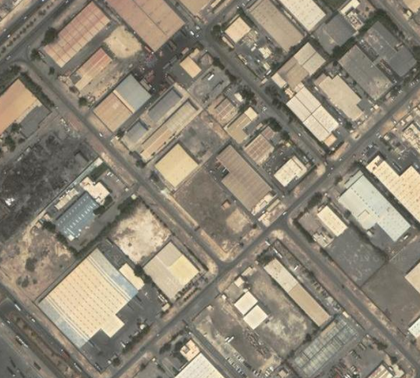
%> input picture Dubai_4.png, 420 x 378 px, shrunk from 698 x 628 before the run
$ octave filtering.m   (GNU Octave 9; MATLAB toolbox functions it lacks are replaced by stand-ins)
%> lines starting %> are read from the running program, lines starting %| are printed output that depends on the picture; in (x1, y1, x2, y2) boxes, pixels count from 0 and x2, y2 are one past the last pixel; in counts of white or black regions, pixels touching at a corner belong together; the program's own positions count from 1
### colorsplit.m
% shows intensity distribution on different color layers
% second arg is title for figure

function colorsplit = colorsplit( image, fig_name )

dummy = zeros( size( image(:,:,1) ) );

figure( 'Name', fig_name )
% images

subplot(231)
imshow( cat( 3, image(:,:,1), dummy, dummy ) )
title( 'Red' )
subplot(232)
imshow( cat( 3, dummy, image(:,:,2), dummy ) )
title( 'Green' )
subplot(233)
imshow( cat( 3, dummy, dummy, image(:,:,3) ) )
title( 'Blue' )

% histograms
n = 100;
subplot(234)
histogram( image(:,:,1), n )
title( 'Red Intensity Distribution' )
subplot(235)
histogram( image(:,:,2), n )
title( 'Green Intensity Distribution' )
subplot(236)
histogram( image(:,:,3), n )
title( 'Blue Intensity Distribution' )

end

### draw_edges.m
% draws edges on original image in specified color
% third arg is color of edges
% fourth arg is figure name

% if edges of different colors are desired, can also input
% edges as a MxNxj matrix with a 1xj matric to indicate colors

function draw_edges = draw_edges( image, edges, c, fig_name )

figure( 'Name', fig_name )
subplot(121)
imshow( image )
title( 'Original' )

for i = 1:3
    for j = 1: length(c)
    layer = image(:,:,i);
        if i == c(j)
            layer( edges(:,:,j) > 0 ) = 1;
        else
            layer( edges(:,:,j) > 0 ) = 0;
        end
        image(:,:,i) = layer;
    end
end

subplot(122)
imshow( image )
title( 'Detected Buildings' )

end

### filtering.m
close all; clear; clc

image = imread( './Dubai_4.png' );
%> image is the input picture: size 378x420x3 uint8; mean R, G, B 141.2, 133.1, 117.3
image = double( image )/255;
%> image: size 378x420x3 double

% figure( 'Name', 'Original' )
% imshow( image );
% title( 'Original' )

%% different color layers
red_layer = image(:,:,1);
green_layer = image(:,:,2);
blue_layer = image(:,:,3);

%% enhancement
% [15 lines of commented-out code are left out]

%% some histograms
colorsplit( image, 'Dubai Colors' );
%> in colorsplit, `dummy = zeros( size( image(:,:,1) ) );`: dummy: size 378x420 double; every value is 0
%> in colorsplit, `imshow( cat( 3, dummy, dummy, image(:,:,3) ) )`:
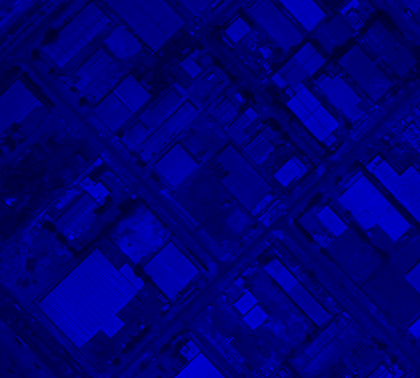
%> displayed picture: size 378x420x3, on the screen's scale of 0 to 255; mean R, G, B 0, 0, 117.3
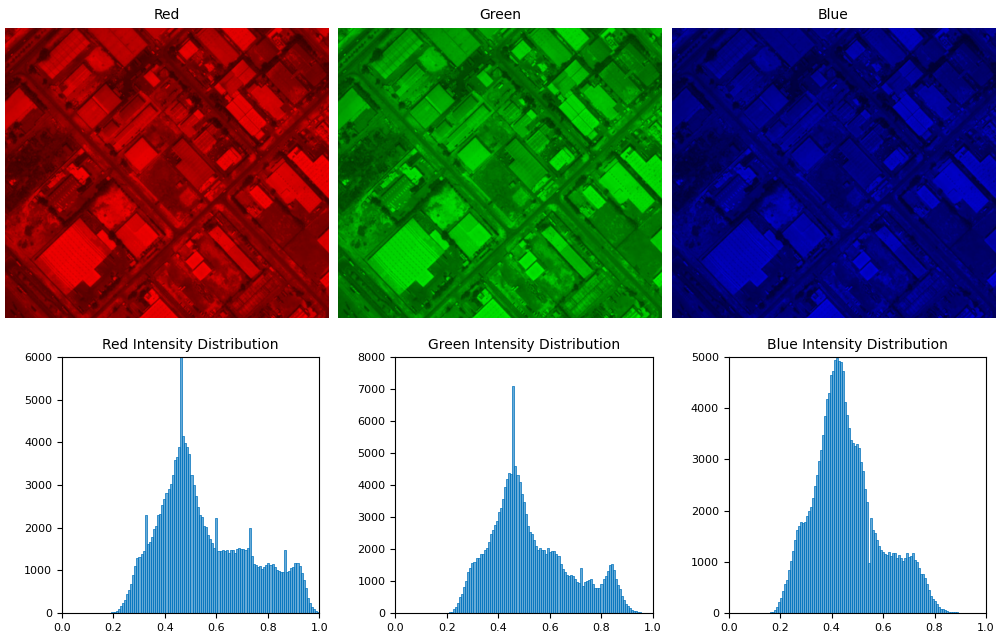
%> figure redrawn from the program's plot data, 6 panels

%% just blue
num_plots = 5;

figure( 'Name', 'Just blue' )
subplot(1, num_plots, 1)
imshow( image(:,:,3) )
title( 'Original' )

% segmentation?
max = 5;
for i = 1:max
    blue_layer( blue_layer >= (i-1)*1/max & blue_layer < i*1/max ) = (i-1)*1/max;
end
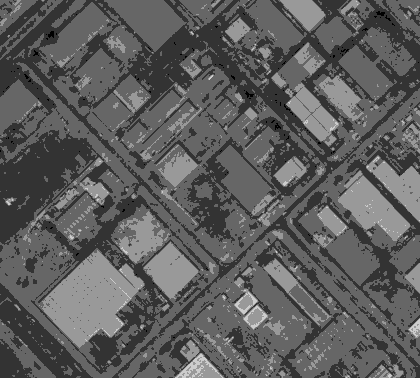
%> blue_layer: size 378x420 double; min 0, max 0.8, mean 0.365
subplot(1, num_plots, 2)
imshow( blue_layer )
title( 'After Segmentation' )

% thresholding
blue_layer( blue_layer < .5 ) = 0;
subplot(1, num_plots, 3)
imshow( blue_layer )
title( 'After Thresholding' )

% fill holes
blue_layer = imfill( blue_layer );
subplot( 1, num_plots, 4 )
imshow( blue_layer )
title( 'After Hole Filling' )

% open and close
% sebc = strel( 'disk', 0 );
sebo = strel( 'disk', 10 );
% blue_layer = imclose( blue_layer, sebc );
blue_layer = imopen( blue_layer, sebo );
%> blue_layer: size 378x420 double; values 0 (black) and 0.6 (white), 8.5% white; 11 white regions, largest, box (x1, y1, x2, y2) and area: (44, 255, 134, 344) 4995, (342, 180, 407, 237) 2022, (148, 247, 195, 294) 1481
subplot( 1, num_plots, 5 )
imshow( blue_layer )
title( 'After Opening' )

blue_layer( blue_layer > 0 ) = 255;
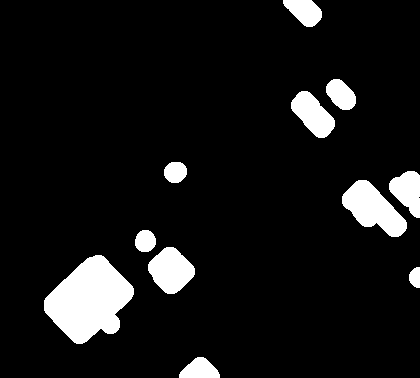
%> blue_layer: size 378x420 double; 8.5% white; 11 white regions, largest, box (x1, y1, x2, y2) and area: (44, 255, 134, 344) 4995, (342, 180, 407, 237) 2022, (148, 247, 195, 294) 1481

%% just green
num_plots = 3;
figure( 'Name', 'Just Green' )
subplot( 1, num_plots, 1 )
imshow( image(:,:,2) )
title( 'Original' )

% [10 lines of commented-out code are left out]
green_layer( green_layer < 0.5 | green_layer > 0.7 ) = 0;

subplot( 1, num_plots, 2 )
imshow( green_layer )
title( 'After Thresholding' )

% hole filling does not help

% open and close parameters
sego = strel( 'disk', 10 ); % for opening
% segc = strel('disk', 0 ); % for closing
green_layer = imopen( green_layer, sego );
% green_layer = imclose( green_layer, sego );
subplot( 1, num_plots, 3 )
imshow( green_layer )
title( 'After Opening' )

green_layer( green_layer > 0 ) = 255;
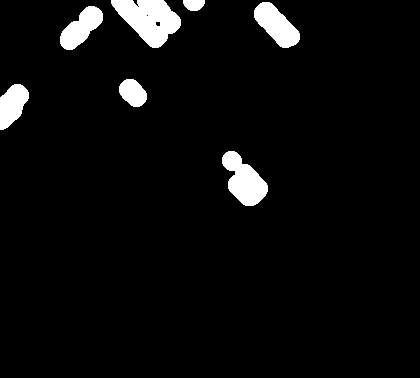
%> green_layer: size 378x420 double; 4.6% white; 7 white regions, largest, box (x1, y1, x2, y2) and area: (111, 0, 181, 48) 2044, (222, 151, 268, 206) 1452, (254, 2, 300, 48) 1184

%% edge width
sed = strel( 'disk', 3 );

%% just blue edges
edge_t = 0.05;
blue_edges = edge( blue_layer, 'Prewitt', edge_t );
%> blue_edges: size 378x420 logical; 1% white in thin lines or dots, all inside (x1, y1, x2, y2) = (43, 0, 420, 378)

% "dilate" edges to make them bigger
blue_edges = imdilate( blue_edges, sed );
%> blue_edges: size 378x420 logical; 4.4% white; 12 white regions, largest, box (x1, y1, x2, y2) and area: (41, 252, 137, 347) 1564, (339, 177, 410, 240) 1063, (145, 244, 198, 297) 788


%% just green edges
edge_t = 0.05;
green_edges = edge( green_layer, 'Prewitt', edge_t );
%> green_edges: size 378x420 logical; 0.67% white in thin lines or dots, all inside (x1, y1, x2, y2) = (0, 0, 301, 207)

% "dilate" edges to make them bigger
green_edges = imdilate( green_edges, sed );
%> green_edges: size 378x420 logical; 2.9% white; 10 white regions, largest, box (x1, y1, x2, y2) and area: (219, 148, 271, 209) 936, (251, 0, 303, 51) 766, (108, 0, 184, 51) 762


%% final result
draw_edges( image, cat(3,blue_edges,green_edges), [3 2], ...
    'Dubai Detected Buildings' );
%> after the loop in draw_edges, `for i = 1:3`:
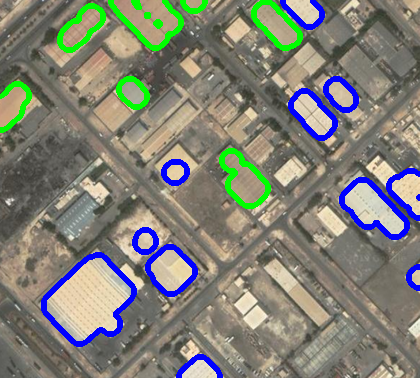
%> image: size 378x420x3 double; mean R, G, B 0.505, 0.505, 0.464
%> after the loop in draw_edges, `for i = 1:3`:
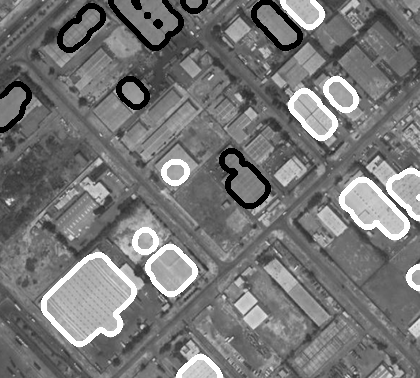
%> layer: size 378x420 double; min 0, max 1, mean 0.464

$ run again, with Dubai_1.png copied over Dubai_4.png
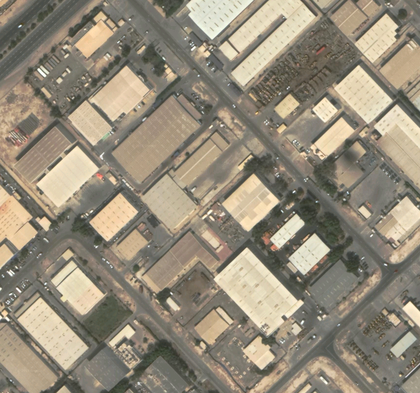
%> input picture Dubai_1.png, 420 x 393 px, shrunk from 1211 x 1133 before the run
%> image is the input picture: size 393x420x3 uint8; mean R, G, B 148.8, 139.8, 122.3
%> dummy: size 393x420 double; every value is 0
%> `blue_layer( blue_layer > 0 ) = 255;`:
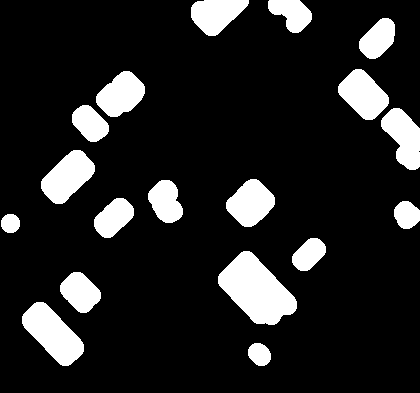
%> blue_layer: size 393x420 double; 13.9% white; 18 white regions, largest, box (x1, y1, x2, y2) and area: (218, 251, 297, 325) 3408, (22, 302, 84, 366) 2161, (41, 150, 95, 204) 1748
%> after the loop in draw_edges, `for i = 1:3`:
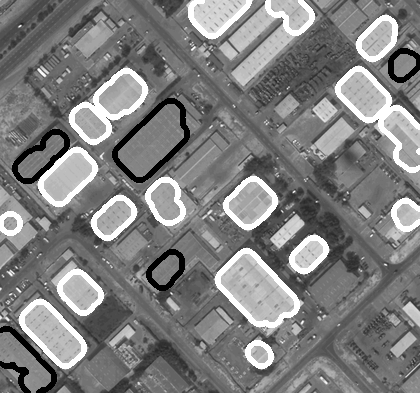
%> layer: size 393x420 double; min 0, max 1, mean 0.498

$ run again, with Dubai_3.png copied over Dubai_4.png
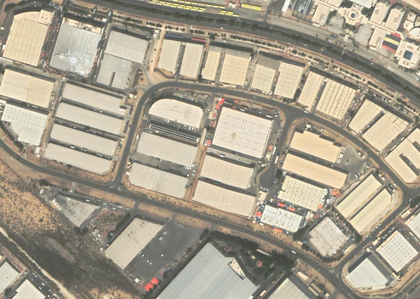
%> input picture Dubai_3.png, 420 x 299 px, shrunk from 1381 x 982 before the run
%> image is the input picture: size 299x420x3 uint8; mean R, G, B 168.1, 159.8, 141.7
%> dummy: size 299x420 double; every value is 0
%> `blue_layer( blue_layer > 0 ) = 255;`:
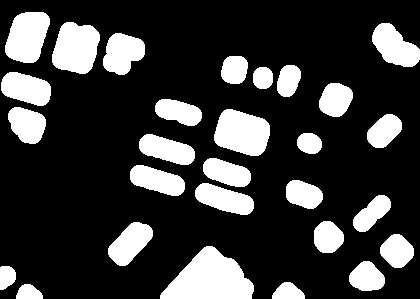
%> blue_layer: size 299x420 double; 22.9% white; 28 white regions, largest, box (x1, y1, x2, y2) and area: (160, 246, 254, 299) 3158, (214, 109, 270, 156) 1976, (52, 22, 100, 74) 1911
%> green_edges: size 299x420 logical; every value is 0
%> after the loop in draw_edges, `for i = 1:3`:
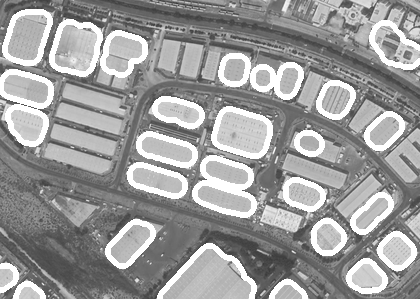
%> layer: size 299x420 double; min 0.227, max 1, mean 0.608

$ run again, with Dubai_5.png copied over Dubai_4.png
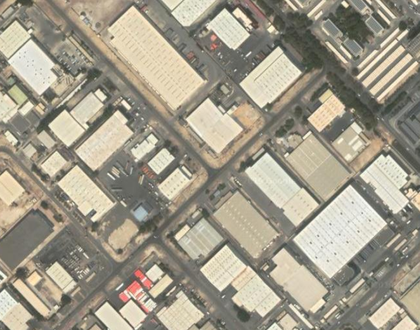
%> input picture Dubai_5.png, 420 x 330 px, shrunk from 1087 x 853 before the run
%> image is the input picture: size 330x420x3 uint8; mean R, G, B 161.6, 155.4, 138.7
%> dummy: size 330x420 double; every value is 0
%> green_edges: size 330x420 logical; every value is 0
%> after the loop in draw_edges, `for i = 1:3`:
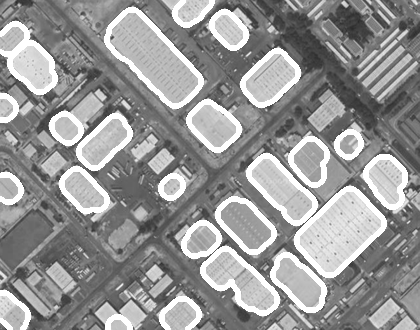
%> layer: size 330x420 double; min 0.165, max 1, mean 0.591
